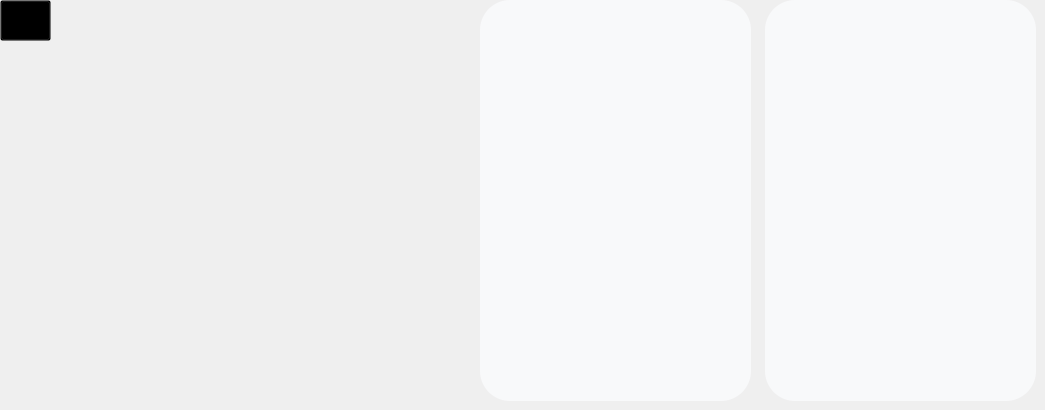
       <widget class="QWidget" name="viewmmisdp">
        <widget class="QWidget" name="widget_13" native="true">
         <property name="geometry">
          <rect>
           <x>480</x>
           <y>0</y>
           <width>271</width>
           <height>401</height>
          </rect>
         </property>
         <property name="styleSheet">
          <string notr="true">background-color:rgb(248, 249, 250);
border:none;
border-radius:30px;</string>
         </property>
         <widget class="QToolButton" name="viewstaffisd">
          <property name="geometry">
           <rect>
            <x>10</x>
            <y>10</y>
            <width>251</width>
            <height>381</height>
           </rect>
          </property>
          <property name="font">
           <font>
            <pointsize>15</pointsize>
           </font>
          </property>
          <property name="styleSheet">
           <string notr="true"/>
          </property>
          <property name="text">
           <string/>
          </property>
         </widget>
        </widget>
        <widget class="QWidget" name="widget_14" native="true">
         <property name="geometry">
          <rect>
           <x>765</x>
           <y>0</y>
           <width>271</width>
           <height>401</height>
          </rect>
         </property>
         <property name="styleSheet">
          <string notr="true">background-color:rgb(248, 249, 250);
border:none;
border-radius:30px;</string>
         </property>
         <widget class="QToolButton" name="viewstudisd">
          <property name="geometry">
           <rect>
            <x>10</x>
            <y>10</y>
            <width>251</width>
            <height>381</height>
           </rect>
          </property>
          <property name="font">
           <font>
            <pointsize>15</pointsize>
           </font>
          </property>
          <property name="styleSheet">
           <string notr="true"/>
          </property>
          <property name="text">
           <string/>
          </property>
         </widget>
        </widget>
        <widget class="QToolButton" name="viewmmisdbcbtn">
         <property name="geometry">
          <rect>
           <x>0</x>
           <y>0</y>
           <width>51</width>
           <height>41</height>
          </rect>
         </property>
         <property name="font">
          <font>
           <pointsize>12</pointsize>
          </font>
         </property>
         <property name="styleSheet">
          <string notr="true">background:transparent;</string>
         </property>
         <property name="text">
          <string/>
         </property>
        </widget>
       </widget>
